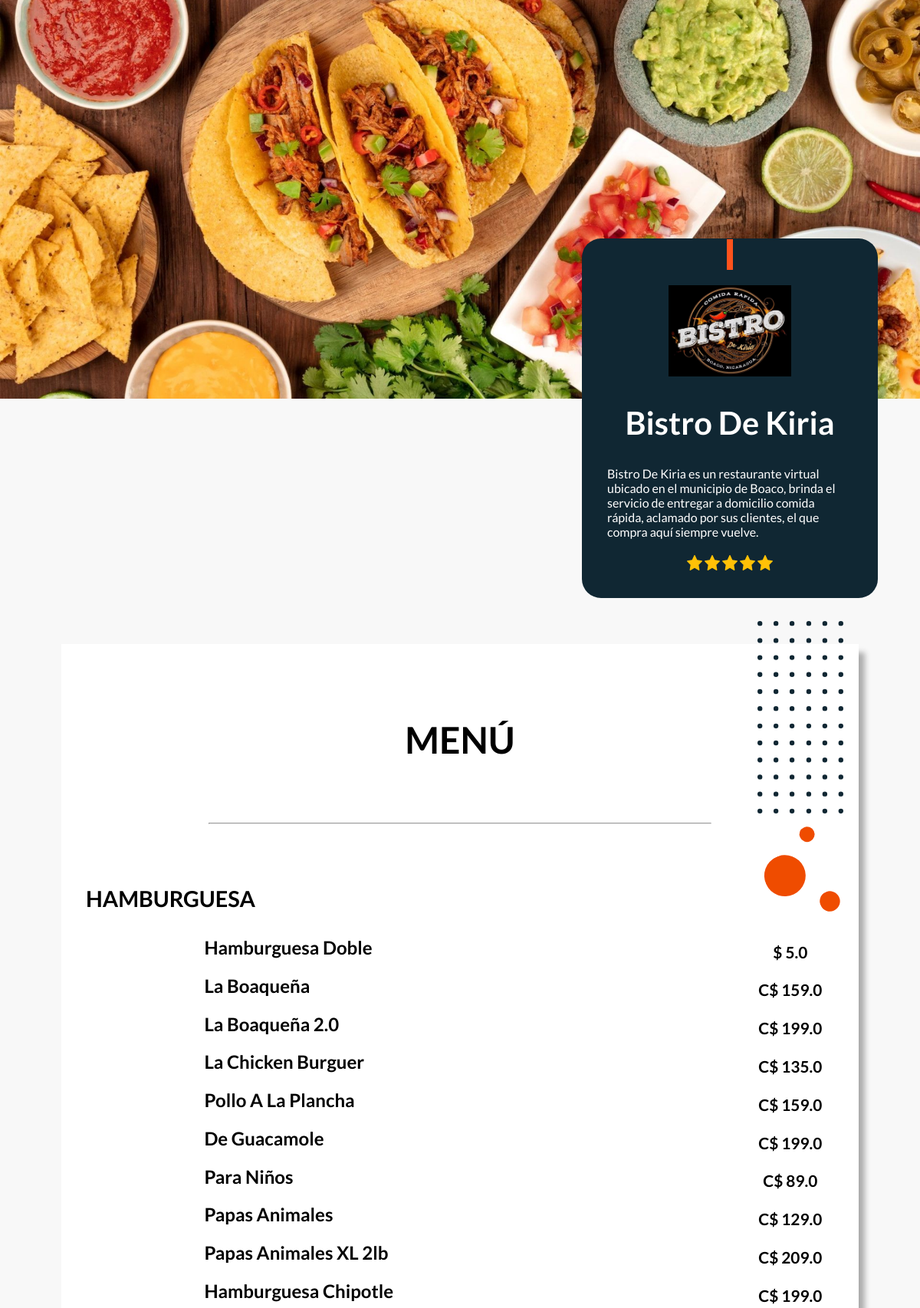
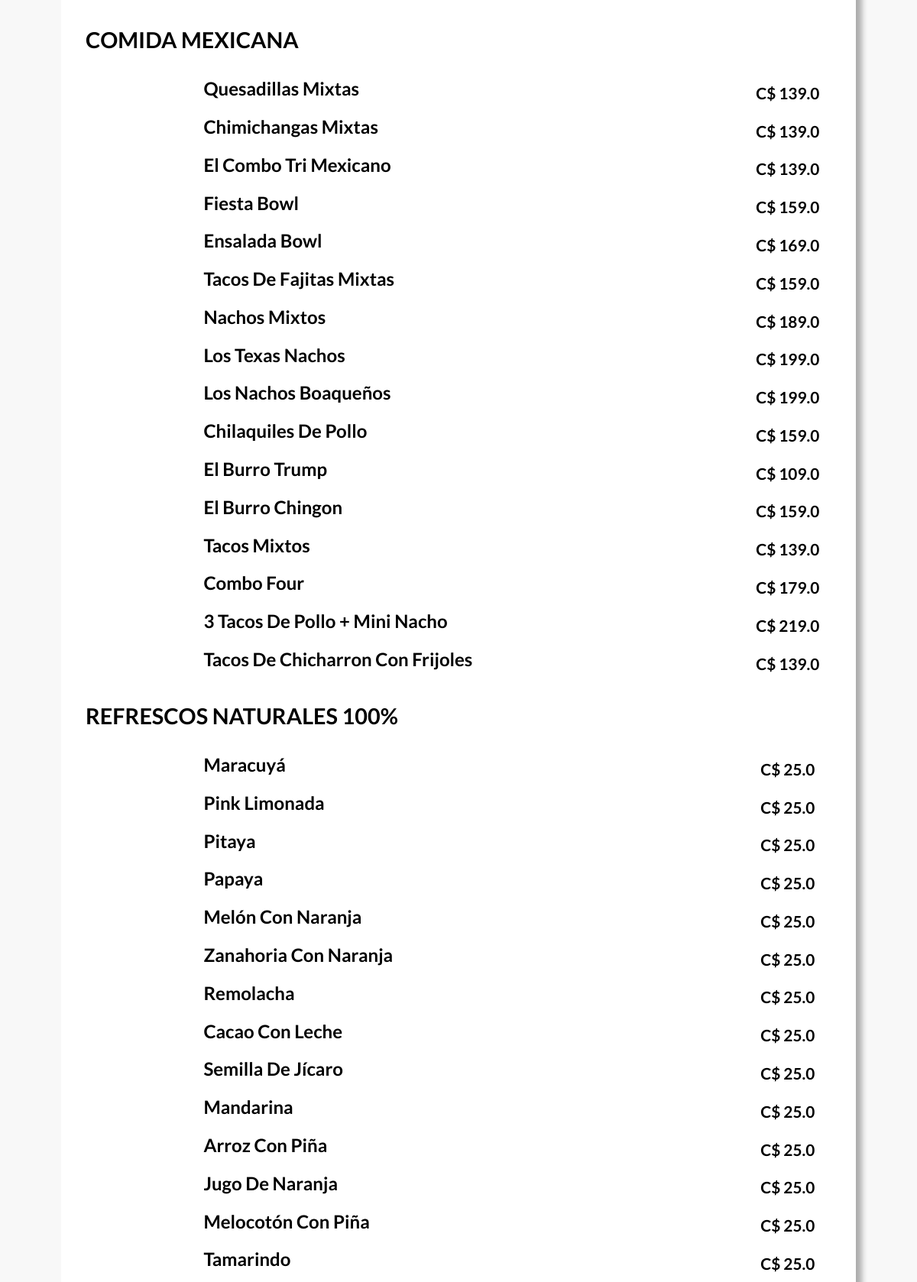
The app's page /restaurants/menu/bistro-de-kiria (upper part) with its own data (2 pictures, top to bottom).
### restaurants/models.py (models this page shows, shortened)
class Restaurant(models.Model):
    name = models.CharField(max_length=50, verbose_name='Nombre')
    restaurant_test = models.BooleanField(default=False)
    description = models.TextField(default="", null=False)
    foto_restaurante = models.ImageField(
        upload_to='fotos_restaurantes', default='path/to/my/default/image.jpg')
    foto_portada = models.ImageField(
        upload_to='fotos_portadas', default='path/to/my/default/image.jpg')
    foto_portada_secundaria = models.ImageField(
        upload_to='fotos_portadas', default='path/to/my/default/image.jpg')
    foto_qr = models.ImageField(
        upload_to="qrs", default='path/to/my/default/image.jpg')
    link = models.TextField(default="#", verbose_name='link')
    created_at = models.DateField(
        auto_now_add=True, verbose_name='Fecha de creación')
    updated_at = models.DateField(
        auto_now=True, verbose_name='Última actualización')
    class Meta:
        verbose_name = 'Restaurante'
        verbose_name_plural = 'Restaurantes'

class Category(models.Model):
    category_name = models.CharField(
        max_length=50, verbose_name='Nombre de Categoría')
    category_show = models.CharField(
        max_length=50, verbose_name='Nombre de categoría a mostrar', null=True)
    menu_id = models.ForeignKey(
        'Menu', on_delete=models.CASCADE, verbose_name='Menú', null=True)
    created_at = models.DateField(
        auto_now_add=True, verbose_name='Fecha de creación')
    updated_at = models.DateField(
        auto_now=True, verbose_name='Última actualización')

class Product(models.Model):
    currency = (
        ('C$', 'C$'),
        ('$', '$')
    )
    category_id = models.ForeignKey(
        'Category', on_delete=models.CASCADE, verbose_name='Category', null=True)
    product_name = models.CharField(max_length=50, verbose_name='Producto')
    description = models.TextField(verbose_name='Descripción')
    price = models.FloatField(verbose_name='Precio')
    currency = models.CharField(
        max_length=50, verbose_name='Moneda', choices=currency, default="C$")
    product_image = models.ImageField(
        upload_to='products', default='path/to/my/default/image.jpg')
    created_at = models.DateField(
        auto_now_add=True, verbose_name='Fecha de creación')
    updated_at = models.DateField(
        auto_now=True, verbose_name='Última actualización')
    class Meta:
        verbose_name = 'Producto'
        verbose_name_plural = 'Productos'

### restaurants/views.py (the view)
# urls.py: path('menu/<link>', menu)
def menu(request, link):
    restaurant = Restaurant.objects.get(link=link)
    restaurant_id = restaurant.id
    menu_id = Menu.objects.get(restaurant=restaurant_id).id
    categorias = Category.objects.filter(
        menu_id=menu_id).select_related('menu_id')
    productos = Product.objects.select_related('category_id')
    context = {
        'restaurant': restaurant,
        'categories': categorias,
        'products': productos
    }
    return render(request, 'restaurants/menu.html', context)

### restaurants/templates/restaurants/menu.html (shortened to what this page needs)
<!DOCTYPE html>
{% load static %}
<html lang="es">
<head>
  <link rel="stylesheet" href="{% static 'restaurants/css/menu.css' %}">
  <link rel="stylesheet" href="https://use.fontawesome.com/releases/v5.14.0/css/all.css"
>
</head>
<body>
  <div class="banner-portada">
    <div class="info-restaurante">
      <div class="line"></div>
      <img src="{{ restaurant.foto_portada_secundaria.url }}" class="logo">
      <h1>{{ restaurant.name }}</h1>
      <p>{{ restaurant.description }}</p>
      <div>
        <img src="{% static 'restaurants/img/star.svg' %}">
        <img src="{% static 'restaurants/img/star.svg' %}">
        <img src="{% static 'restaurants/img/star.svg' %}">
        <img src="{% static 'restaurants/img/star.svg' %}">
        <img src="{% static 'restaurants/img/star.svg' %}">
      </div>
    </div>
  </div>
  <div class="container-menu">
    <div class="menu-header">
      <h2>Menú</h2>
    </div>
    <hr>
    <div class="menu-items">
      {% for category in categories %}
      <h3 style="font-weight: bolder; font-size: 1.8rem; margin: 2rem 0 ; text-transform: uppercase;">{{ category.category_show }}</h3>
      {% for product in products %}
      {% if product.category_id.id == category.id %}
      <div class="product">
        {% if product.product_image != 'path/to/my/default/image.jpg' %}
        <img src="{{ product.product_image.url }}" class="product-img">
        {% else %}
        <p></p>
        {% endif %}
        <div class="product-detail">
          <h2>{{ product.product_name }}</h2>
        </div>
        <p class="product-price">{{product.currency}} {{product.price}}</p>
      </div>
      {% endif %}
      {% endfor %}
      {% endfor %}
    </div>
    <img src="{% static 'restaurants/img/circles.svg' %}" class="circles">
    <img src="{% static 'restaurants/img/dots.svg' %}" class="dots">
  </div>
</body>
</html>

### restaurants/static/restaurants/css/menu.css (style rules this page uses)
* { margin: 0; padding: 0; font-family: 'Lato'; }
body { background-color:#F8F8F8; }
.banner-portada { position: relative; width: 100vw; height: 65vh; background-position: bottom; background-repeat: no-repeat; background-size: cover; }
.line { background-color: #FF521C; width: 8px; height: 40px; margin: 0 auto; }
.info-restaurante { position: absolute; background-color: #102733; width: 20rem; min-height: 20rem; padding: 2rem; padding-top: 0; color: white; right: 55px; bottom: -260px; text-align: center; border-radius: 25px; border: 1px transparent solid; }
.info-restaurante h1 { padding-top: 2rem; margin-bottom: 2rem; font-size: 2.6rem; }
.info-restaurante p { text-align: left; }
.info-restaurante img { width: 20px; margin-top: 1.3rem; }
.container-menu { position: relative; margin: 20rem 5rem 6rem 5rem; min-height: 50rem; padding: 2rem; padding-bottom: 12rem; box-shadow: 9px 10px 7px -1px rgba(173,173,173,1); background-color: white; }
.container-menu h2 { text-align: center; text-transform: uppercase; font-size: 3rem; }
.container-menu hr { margin: 5rem 10rem; }
.circles, .dots, .circles2 { position: absolute; }
.dots { top: -30px; right: 20px; width: 7rem; }
.circles { top: 235px; right: 20px; width: 7rem; }
.logo { width: 10rem !important; }
.menu-header h2 { margin: 4rem auto 0 auto; }
.product { display: grid; grid-template-columns: 15% 70% 15%; column-gap: 0.5rem; margin: .6rem 0; }
.product-price { margin: auto; font-weight: bold; font-size: 1.3rem; }
.product-detail h2 { text-align: left; text-transform: capitalize; font-size: 1.5rem; margin-bottom: .7rem; }

### records on screen
Restaurant: foto_portada_secundaria (picture), name "Bistro De Kiria", description "Bistro De Kiria es un restaurante virtual ubicado en el municipio de Boaco, brinda el servicio de entregar a domicilio comida rápida, aclamado por sus clientes, el que compra aquí siempre vuelve."
Category: category_show "HAMBURGUESA"
Product: product_name "Hamburguesa Doble", currency "$", price "5.0"
Product: product_name "La Boaqueña", currency "C$", price "159.0"
Product: product_name "La Boaqueña 2.0", currency "C$", price "199.0"
Product: product_name "La Chicken Burguer", currency "C$", price "135.0"
Product: product_name "Pollo A La Plancha", currency "C$", price "159.0"
Product: product_name "De Guacamole", currency "C$", price "199.0"
Product: product_name "Para Niños", currency "C$", price "89.0"
Product: product_name "Papas Animales", currency "C$", price "129.0"
Product: product_name "Papas Animales XL 2lb", currency "C$", price "209.0"
Product: product_name "Hamburguesa Chipotle", currency "C$", price "199.0"
Category: category_show "COMIDA MEXICANA"
Product: product_name "Quesadillas Mixtas", currency "C$", price "139.0"
Product: product_name "Chimichangas Mixtas", currency "C$", price "139.0"
Product: product_name "El Combo Tri Mexicano", currency "C$", price "139.0"
Product: product_name "Fiesta Bowl", currency "C$", price "159.0"
Product: product_name "Ensalada Bowl", currency "C$", price "169.0"
Product: product_name "Tacos De Fajitas Mixtas", currency "C$", price "159.0"
Product: product_name "Nachos Mixtos", currency "C$", price "189.0"
Product: product_name "Los Texas Nachos", currency "C$", price "199.0"
Product: product_name "Los Nachos Boaqueños", currency "C$", price "199.0"
Product: product_name "Chilaquiles De Pollo", currency "C$", price "159.0"
Product: product_name "El Burro Trump", currency "C$", price "109.0"
Product: product_name "El Burro Chingon", currency "C$", price "159.0"
Product: product_name "Tacos Mixtos", currency "C$", price "139.0"
Product: product_name "Combo Four", currency "C$", price "179.0"
Product: product_name "3 Tacos De Pollo + Mini Nacho", currency "C$", price "219.0"
Product: product_name "Tacos De Chicharron Con Frijoles", currency "C$", price "139.0"
Category: category_show "REFRESCOS NATURALES 100%"
Product: product_name "Maracuyá", currency "C$", price "25.0"
Product: product_name "Pink Limonada", currency "C$", price "25.0"
Product: product_name "Pitaya", currency "C$", price "25.0"
Product: product_name "Papaya", currency "C$", price "25.0"
Product: product_name "Melón Con Naranja", currency "C$", price "25.0"
Product: product_name "Zanahoria Con Naranja", currency "C$", price "25.0"
Product: product_name "Remolacha", currency "C$", price "25.0"
Product: product_name "Cacao Con Leche", currency "C$", price "25.0"
Product: product_name "Semilla De Jícaro", currency "C$", price "25.0"
Product: product_name "Mandarina", currency "C$", price "25.0"
Product: product_name "Arroz Con Piña", currency "C$", price "25.0"
Product: product_name "Jugo De Naranja", currency "C$", price "25.0"
Product: product_name "Melocotón Con Piña", currency "C$", price "25.0"
Product: product_name "Tamarindo", currency "C$", price "25.0"
